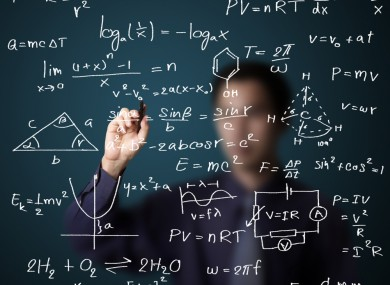
#> input picture Pics/serveimage.jpg, 390 x 285 px, found by its file name
$ python getintensity.py   (older library calls are emulated)
#> lines starting #> are read from the running program, lines starting #| are printed output that depends on the picture
# [10 lines of commented-out code are left out]


from PIL import Image
import numpy as np
import sys
from matplotlib import pyplot as plt
img = Image.open('Pics\serveimage.jpg').convert('L')
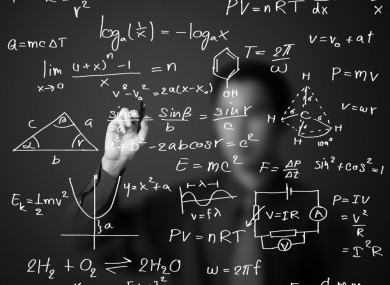
#> img: PIL image 390x285 L; min 0, max 254, mean 52.1
img2=Image.open('Pics\serveimage.jpg')
#> img2 is the input picture: PIL image 390x285 RGB; mean R, G, B 41.8, 55.1, 63.9
img.save('greyscale.jpg')
#img2.save(r"GrayFig.jpg")
